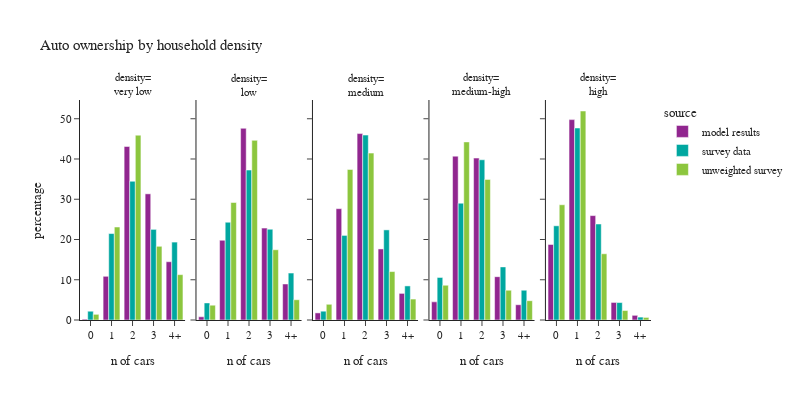

This figure's notebook cell:
### Code cell
plot_auto(hh_data.dropna(subset=['hh_density_group']),'hh_density_group','household density','density')

### Figure 1 — Plotly figure (JSON) as saved in the notebook; plotly's stock layout.template omitted (floating-point values rounded to 4 significant figures)
{"data": [{"alignmentgroup": "True", "hovertemplate": "source=model results<br>hh_density_group=very low<br>auto_ownership_simple=%{x}<br>percentage=%{y}<extra></extra>", "legendgroup": "model results", "marker": {"color": "#91268F", "pattern": {"shape": ""}}, "name": "model results", "offsetgroup": "model results", "orientation": "v", "showlegend": true, "textposition": "auto", "type": "bar", "x": ["0", "1", "2", "3", "4+"], "xaxis": "x", "y": [0.2103, 10.86, 43.11, 31.34, 14.48], "yaxis": "y"}, {"alignmentgroup": "True", "hovertemplate": "source=model results<br>hh_density_group=low<br>auto_ownership_simple=%{x}<br>percentage=%{y}<extra></extra>", "legendgroup": "model results", "marker": {"color": "#91268F", "pattern": {"shape": ""}}, "name": "model results", "offsetgroup": "model results", "orientation": "v", "showlegend": false, "textposition": "auto", "type": "bar", "x": ["0", "1", "2", "3", "4+"], "xaxis": "x2", "y": [0.7924, 19.81, 47.62, 22.83, 8.951], "yaxis": "y2"}, {"alignmentgroup": "True", "hovertemplate": "source=model results<br>hh_density_group=medium<br>auto_ownership_simple=%{x}<br>percentage=%{y}<extra></extra>", "legendgroup": "model results", "marker": {"color": "#91268F", "pattern": {"shape": ""}}, "name": "model results", "offsetgroup": "model results", "orientation": "v", "showlegend": false, "textposition": "auto", "type": "bar", "x": ["0", "1", "2", "3", "4+"], "xaxis": "x3", "y": [1.764, 27.66, 46.31, 17.65, 6.61], "yaxis": "y3"}, {"alignmentgroup": "True", "hovertemplate": "source=model results<br>hh_density_group=medium-high<br>auto_ownership_simple=%{x}<br>percentage=%{y}<extra></extra>", "legendgroup": "model results", "marker": {"color": "#91268F", "pattern": {"shape": ""}}, "name": "model results", "offsetgroup": "model results", "orientation": "v", "showlegend": false, "textposition": "auto", "type": "bar", "x": ["0", "1", "2", "3", "4+"], "xaxis": "x4", "y": [4.508, 40.71, 40.23, 10.76, 3.796], "yaxis": "y4"}, {"alignmentgroup": "True", "hovertemplate": "source=model results<br>hh_density_group=high<br>auto_ownership_simple=%{x}<br>percentage=%{y}<extra></extra>", "legendgroup": "model results", "marker": {"color": "#91268F", "pattern": {"shape": ""}}, "name": "model results", "offsetgroup": "model results", "orientation": "v", "showlegend": false, "textposition": "auto", "type": "bar", "x": ["0", "1", "2", "3", "4+"], "xaxis": "x5", "y": [18.76, 49.78, 25.94, 4.361, 1.161], "yaxis": "y5"}, {"alignmentgroup": "True", "hovertemplate": "source=survey data<br>hh_density_group=very low<br>auto_ownership_simple=%{x}<br>percentage=%{y}<extra></extra>", "legendgroup": "survey data", "marker": {"color": "#00A7A0", "pattern": {"shape": ""}}, "name": "survey data", "offsetgroup": "survey data", "orientation": "v", "showlegend": true, "textposition": "auto", "type": "bar", "x": ["0", "1", "2", "3", "4+"], "xaxis": "x", "y": [2.182, 21.48, 34.47, 22.52, 19.36], "yaxis": "y"}, {"alignmentgroup": "True", "hovertemplate": "source=survey data<br>hh_density_group=low<br>auto_ownership_simple=%{x}<br>percentage=%{y}<extra></extra>", "legendgroup": "survey data", "marker": {"color": "#00A7A0", "pattern": {"shape": ""}}, "name": "survey data", "offsetgroup": "survey data", "orientation": "v", "showlegend": false, "textposition": "auto", "type": "bar", "x": ["0", "1", "2", "3", "4+"], "xaxis": "x2", "y": [4.246, 24.29, 37.25, 22.55, 11.66], "yaxis": "y2"}, {"alignmentgroup": "True", "hovertemplate": "source=survey data<br>hh_density_group=medium<br>auto_ownership_simple=%{x}<br>percentage=%{y}<extra></extra>", "legendgroup": "survey data", "marker": {"color": "#00A7A0", "pattern": {"shape": ""}}, "name": "survey data", "offsetgroup": "survey data", "orientation": "v", "showlegend": false, "textposition": "auto", "type": "bar", "x": ["0", "1", "2", "3", "4+"], "xaxis": "x3", "y": [2.187, 21.01, 45.94, 22.39, 8.47], "yaxis": "y3"}, {"alignmentgroup": "True", "hovertemplate": "source=survey data<br>hh_density_group=medium-high<br>auto_ownership_simple=%{x}<br>percentage=%{y}<extra></extra>", "legendgroup": "survey data", "marker": {"color": "#00A7A0", "pattern": {"shape": ""}}, "name": "survey data", "offsetgroup": "survey data", "orientation": "v", "showlegend": false, "textposition": "auto", "type": "bar", "x": ["0", "1", "2", "3", "4+"], "xaxis": "x4", "y": [10.58, 29.02, 39.8, 13.19, 7.403], "yaxis": "y4"}, {"alignmentgroup": "True", "hovertemplate": "source=survey data<br>hh_density_group=high<br>auto_ownership_simple=%{x}<br>percentage=%{y}<extra></extra>", "legendgroup": "survey data", "marker": {"color": "#00A7A0", "pattern": {"shape": ""}}, "name": "survey data", "offsetgroup": "survey data", "orientation": "v", "showlegend": false, "textposition": "auto", "type": "bar", "x": ["0", "1", "2", "3", "4+"], "xaxis": "x5", "y": [23.4, 47.7, 23.85, 4.332, 0.7213], "yaxis": "y5"}, {"alignmentgroup": "True", "hovertemplate": "source=unweighted survey<br>hh_density_group=very low<br>auto_ownership_simple=%{x}<br>percentage=%{y}<extra></extra>", "legendgroup": "unweighted survey", "marker": {"color": "#8CC63E", "pattern": {"shape": ""}}, "name": "unweighted survey", "offsetgroup": "unweighted survey", "orientation": "v", "showlegend": true, "textposition": "auto", "type": "bar", "x": ["0", "1", "2", "3", "4+"], "xaxis": "x", "y": [1.408, 23.1, 45.92, 18.31, 11.27], "yaxis": "y"}, {"alignmentgroup": "True", "hovertemplate": "source=unweighted survey<br>hh_density_group=low<br>auto_ownership_simple=%{x}<br>percentage=%{y}<extra></extra>", "legendgroup": "unweighted survey", "marker": {"color": "#8CC63E", "pattern": {"shape": ""}}, "name": "unweighted survey", "offsetgroup": "unweighted survey", "orientation": "v", "showlegend": false, "textposition": "auto", "type": "bar", "x": ["0", "1", "2", "3", "4+"], "xaxis": "x2", "y": [3.691, 29.19, 44.63, 17.45, 5.034], "yaxis": "y2"}, {"alignmentgroup": "True", "hovertemplate": "source=unweighted survey<br>hh_density_group=medium<br>auto_ownership_simple=%{x}<br>percentage=%{y}<extra></extra>", "legendgroup": "unweighted survey", "marker": {"color": "#8CC63E", "pattern": {"shape": ""}}, "name": "unweighted survey", "offsetgroup": "unweighted survey", "orientation": "v", "showlegend": false, "textposition": "auto", "type": "bar", "x": ["0", "1", "2", "3", "4+"], "xaxis": "x3", "y": [3.902, 37.4, 41.46, 12.03, 5.203], "yaxis": "y3"}, {"alignmentgroup": "True", "hovertemplate": "source=unweighted survey<br>hh_density_group=medium-high<br>auto_ownership_simple=%{x}<br>percentage=%{y}<extra></extra>", "legendgroup": "unweighted survey", "marker": {"color": "#8CC63E", "pattern": {"shape": ""}}, "name": "unweighted survey", "offsetgroup": "unweighted survey", "orientation": "v", "showlegend": false, "textposition": "auto", "type": "bar", "x": ["0", "1", "2", "3", "4+"], "xaxis": "x4", "y": [8.63, 44.25, 34.93, 7.397, 4.795], "yaxis": "y4"}, {"alignmentgroup": "True", "hovertemplate": "source=unweighted survey<br>hh_density_group=high<br>auto_ownership_simple=%{x}<br>percentage=%{y}<extra></extra>", "legendgroup": "unweighted survey", "marker": {"color": "#8CC63E", "pattern": {"shape": ""}}, "name": "unweighted survey", "offsetgroup": "unweighted survey", "orientation": "v", "showlegend": false, "textposition": "auto", "type": "bar", "x": ["0", "1", "2", "3", "4+"], "xaxis": "x5", "y": [28.63, 51.92, 16.45, 2.35, 0.641], "yaxis": "y5"}], "layout": {"annotations": [{"font": {}, "showarrow": false, "text": "density=<br>very low", "x": 0.092, "xanchor": "center", "xref": "paper", "y": 1.0, "yanchor": "bottom", "yref": "paper"}, {"font": {}, "showarrow": false, "text": "density=<br>low", "x": 0.296, "xanchor": "center", "xref": "paper", "y": 1.0, "yanchor": "bottom", "yref": "paper"}, {"font": {}, "showarrow": false, "text": "density=<br>medium", "x": 0.5, "xanchor": "center", "xref": "paper", "y": 1.0, "yanchor": "bottom", "yref": "paper"}, {"font": {}, "showarrow": false, "text": "density=<br>medium-high", "x": 0.704, "xanchor": "center", "xref": "paper", "y": 1.0, "yanchor": "bottom", "yref": "paper"}, {"font": {}, "showarrow": false, "text": "density=<br>high", "x": 0.908, "xanchor": "center", "xref": "paper", "y": 1.0, "yanchor": "bottom", "yref": "paper"}], "barmode": "group", "font": {"size": 11}, "height": 400, "legend": {"title": {"text": "source"}, "tracegroupgap": 0}, "title": {"text": "Auto ownership by household density"}, "width": 800, "xaxis": {"anchor": "y", "domain": [0.0, 0.184], "title": {"text": "n of cars"}}, "xaxis2": {"anchor": "y2", "domain": [0.204, 0.388], "matches": "x", "title": {"text": "n of cars"}}, "xaxis3": {"anchor": "y3", "domain": [0.408, 0.592], "matches": "x", "title": {"text": "n of cars"}}, "xaxis4": {"anchor": "y4", "domain": [0.612, 0.796], "matches": "x", "title": {"text": "n of cars"}}, "xaxis5": {"anchor": "y5", "domain": [0.816, 1.0], "matches": "x", "title": {"text": "n of cars"}}, "yaxis": {"anchor": "x", "domain": [0.0, 1.0], "title": {"text": "percentage"}}, "yaxis2": {"anchor": "x2", "domain": [0.0, 1.0], "matches": "y", "showticklabels": false}, "yaxis3": {"anchor": "x3", "domain": [0.0, 1.0], "matches": "y", "showticklabels": false}, "yaxis4": {"anchor": "x4", "domain": [0.0, 1.0], "matches": "y", "showticklabels": false}, "yaxis5": {"anchor": "x5", "domain": [0.0, 1.0], "matches": "y", "showticklabels": false}}}
